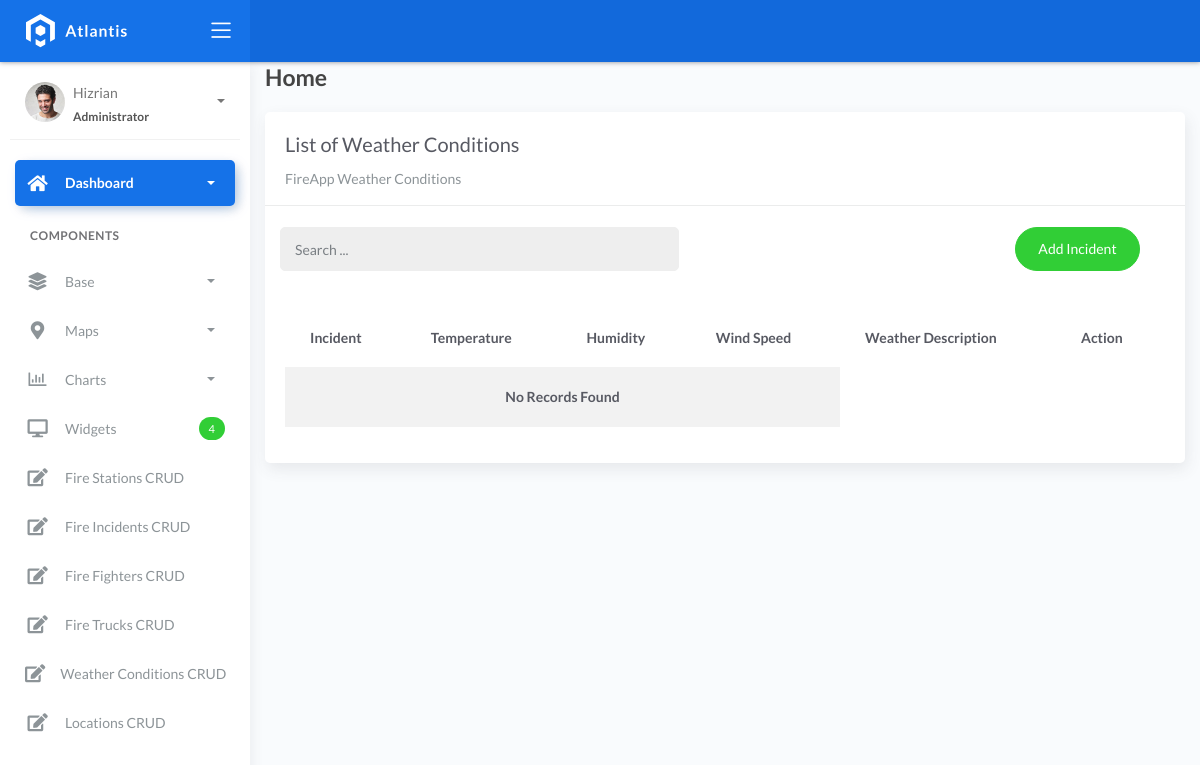
The app's page /weatherconditionlist, older data.
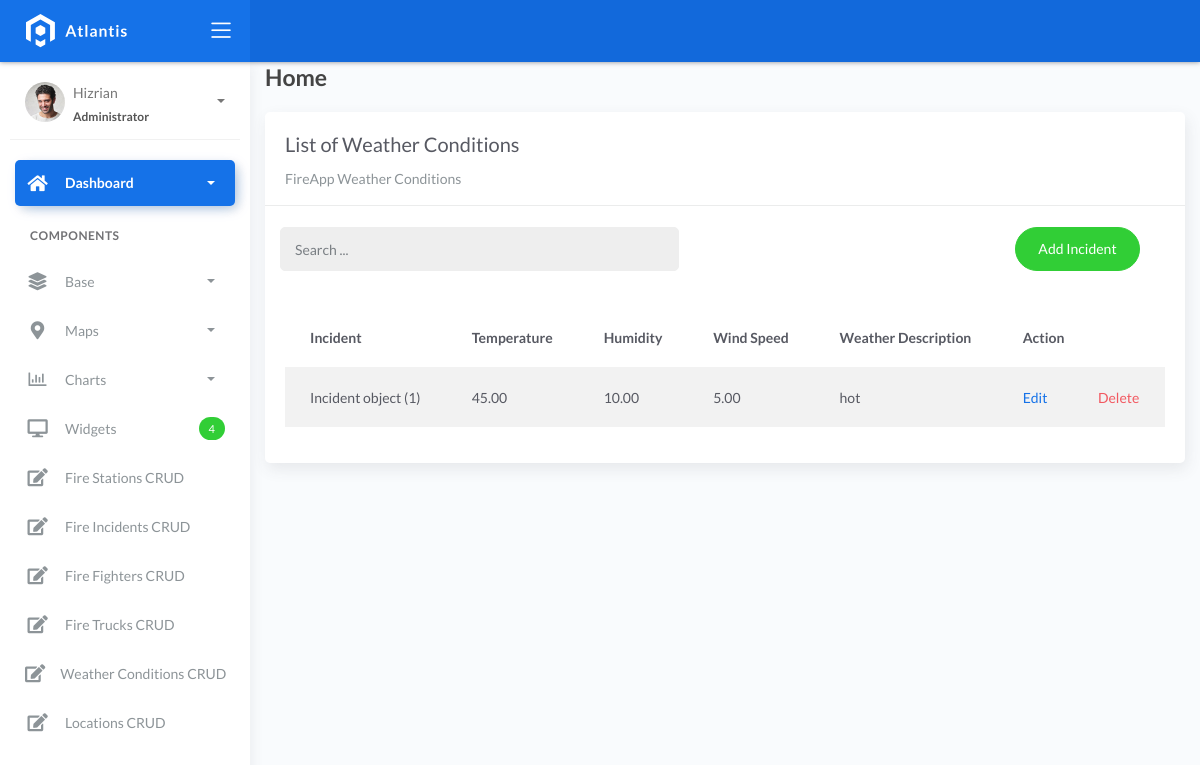
The same page, newer data.
### fire/models.py (models this page shows)
class BaseModel(models.Model):
    created_at = models.DateTimeField(auto_now_add=True, db_index=True)
    updated_at = models.DateTimeField(auto_now=True)
    class Meta:
        abstract = True

class WeatherConditions(BaseModel):
    incident = models.ForeignKey(Incident, on_delete=models.CASCADE)
    temperature = models.DecimalField(max_digits=10, decimal_places=2)
    humidity = models.DecimalField(max_digits=10, decimal_places=2)
    wind_speed = models.DecimalField(max_digits=10, decimal_places=2)
    weather_description = models.CharField(max_length=150)

class Incident(BaseModel):
    SEVERITY_CHOICES = (
        ('Minor Fire', 'Minor Fire'),
        ('Moderate Fire', 'Moderate Fire'),
        ('Major Fire', 'Major Fire'),
    )
    location = models.ForeignKey(Locations, on_delete=models.CASCADE)
    date_time = models.DateTimeField(blank=True, null=True)
    severity_level = models.CharField(max_length=45, choices=SEVERITY_CHOICES)
    description = models.CharField(max_length=250)

### fire/views.py (the view)
# urls.py: path('weatherconditionlist', WeatherConditionList.as_view(), name='weathercondition-list'),
class WeatherConditionList(ListView):
    model = WeatherConditions
    context_object_name = 'weathercondition'
    template_name = "listweather.html"
    paginate_by = 5
    def get_queryset(self, *args, **kwargs):
        qs = super(WeatherConditionList, self).get_queryset(*args, **kwargs)
        if self.request.GET.get("q") != None:
            query = self.request.GET.get('q')
            qs = qs.filter(Q(incident__description__icontains=query) |
            Q(temperature__icontains=query) | Q(humidity__icontains=query) | Q(wind_speed__icontains=query))
        return qs

### templates/listweather.html (shortened to what this page needs)
{% extends 'base.html' %} {% load static %} {% block content %}
<div class="content">
    <div class="container-fluid">
        <h4 class="page-title">Home</h4>
        <div class="row">
            <div class="col-md-12">
                <div class="card">
                    <div class="card-header">
                        <div class="card-title">List of Weather Conditions</div>
                        <div class="card-category">FireApp Weather Conditions</div>
                    </div>
                    <br>
                        <div class="col-md-12 row">
                            <div class="col-md-6">
                                <form action="" class="navbar-left navbar-form nav-search mr-md-3" action="{% url 'weathercondition-list' %}">
                                    <div class="input-group">
                                        <input type="text" placeholder="Search ..." class="form-control" name="q">
                                        <div class="input-group-append">
                                        <span class="input-group-text">
                                        </span>
                                        </div>
                                    </div>
                                </form>
                            </div>
                            <div class="col-md-6">
                                <div class="pull-right">
                                    <a href="{% url 'weathercondition-add' %}" class="btn btn-success btn-rounded">Add Incident</a>
                                </div>
                            </div>
                        </div>
                    <div class="card-body">
                        <table class="table table-striped mt-3">
                            <thead>
                                <tr>
                                    <th scope="col">Incident</th>
                                    <th scope="col">Temperature</th>
                                    <th scope="col">Humidity</th>
                                    <th scope="col">Wind Speed</th>
                                    <th scope="col">Weather Description</th>
                                    <th scope="col" colspan="2">Action</th>
                                </tr>
                            </thead>
                            <tbody>
                                {% for object in object_list %}
                                <tr>
                                    <td>{{ object.incident }}</td>
                                    <td>{{ object.temperature }}</td>
                                    <td>{{ object.humidity }}</td>
                                    <td>{{ object.wind_speed }}</td>
                                    <td>{{ object.weather_description }}</td>
                                    <td><a href="weatherconditionlist/{{ object.id }}">Edit</a></td>
                                    <td><a href="weatherconditionlist/{{ object.id }}/delete" class="text-danger">Delete</a></td>
                                </tr>
                                {% empty %}
                                <tr>
                                    <td colspan="4" style="text-align: center">
                                    <p class="text-sm font-weight-bold mb-0">No Records Found</p>
                                    </td>
                                </tr>
                                {% endfor %}
                            </tbody>
                        </table>
                    </div>
                </div>
            </div>
        </div>
    </div>
</div>
{% endblock %}

Row changes from the older to the newer data that the page shows:
added WeatherConditions: incident "Incident object (1)", temperature "45.00", humidity "10.00", wind_speed "5.00", weather_description "hot"
Text that changed along with them:
text no longer shown: "No Records Found"
